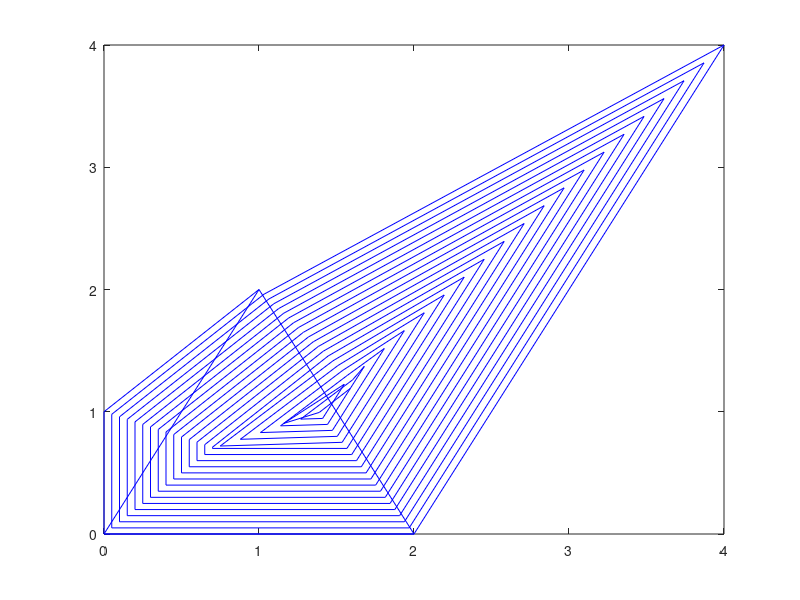

Reproduce this figure in MATLAB.
spx=[1.0,0.0,2.0,1.0,0.0,0.0,2.0,4.0,1.0318544705827648,0.05,0.05,1.9690983005625053,3.871078059900458,1.0637089411655296,0.1,0.1,1.9381966011250107,3.7421561198009163,1.0955634117482944,0.15000000000000002,0.15000000000000002,1.907294901687516,3.613234179701374,1.1274178823310592,0.2,0.2,1.8763932022500214,3.4843122396018322,1.159272352913824,0.25,0.25,1.8454915028125267,3.3553902995022904,1.1911268234965888,0.3,0.3,1.814589803375032,3.2264683594027486,1.2229812940793536,0.35,0.35,1.7836881039375374,3.0975464193032067,1.2548357646621184,0.39999999999999997,0.39999999999999997,1.7527864045000427,2.968624479203665,1.2866902352448832,0.44999999999999996,0.44999999999999996,1.721884705062548,2.8397025391041226,1.318544705827648,0.49999999999999994,0.49999999999999994,1.6909830056250534,2.7107805990045803,1.3503991764104128,0.5499999999999999,0.5499999999999999,1.6600813061875588,2.5818586589050385,1.3822536469931777,0.6,0.6,1.6291796067500641,2.4529367188054967,1.4141081175759425,0.65,0.65,1.5982779073125695,2.324014778705955,1.4459625881587073,0.7000000000000001,0.7000000000000001,1.5673762078750748,2.195092838606413,1.477817058741472,0.7500000000000001,1.5364745084375802,2.066170898506871,1.509225065006299,0.8796966781056658,1.504984186403393,1.9372489584073294,1.540633071271126,1.0093933562113315,1.473493864369206,1.8083270183077875,1.572041077535953,1.1390900343169972,1.4420035423350188,1.6794050782082455,1.60344908380078,1.268786712422663,1.4105132203008317,1.5504831381087034,1.159969581795901,1.3887531443974868,1.5892662963216457,]

spy=[2.0,0.0,0.0,2.0,1.0,0.0,0.0,4.0,1.96114379246411,0.9792893218813452,0.05,0.05,3.8539595186759055,1.92228758492822,0.9585786437626904,0.1,0.1,3.707919037351811,1.88343137739233,0.9378679656440356,0.15000000000000002,0.15000000000000002,3.5618785560277164,1.8445751698564399,0.9171572875253808,0.2,0.2,3.415838074703622,1.8057189623205498,0.896446609406726,0.25,0.25,3.2697975933795274,1.7668627547846598,0.8757359312880713,0.3,0.3,3.123757112055433,1.7280065472487698,0.8550252531694165,0.35,0.35,2.9777166307313383,1.6891503397128798,0.8343145750507617,0.39999999999999997,0.39999999999999997,2.8316761494072438,1.6502941321769897,0.8136038969321069,0.44999999999999996,0.44999999999999996,2.6856356680831492,1.6114379246410997,0.7928932188134521,0.49999999999999994,0.49999999999999994,2.5395951867590547,1.5725817171052097,0.7721825406947973,0.5499999999999999,0.5499999999999999,2.39355470543496,1.5337255095693196,0.7514718625761425,0.6,0.6,2.2475142241108657,1.4948693020334296,0.7307611844574877,0.65,0.65,2.101473742786771,1.4560130944975396,0.7100505063388329,0.7000000000000001,0.7000000000000001,1.9554332614626766,1.4171568869616495,0.7196699141100891,0.7500000000000001,1.8093927801385823,1.3780030365471343,0.774708783369404,0.7988227548066152,1.663352298814488,1.338849186132619,0.8297476526287189,0.8476455096132304,1.5173118174903935,1.2996953357181038,0.8847865218880339,0.8964682644198455,1.371271336166299,1.2605414853035886,0.9398253911473489,0.9452910192264606,1.225230854842204,0.904795962709267,0.9944890172198698,1.190993772393099,]
plot(spx,spy,"b")
hold on;
